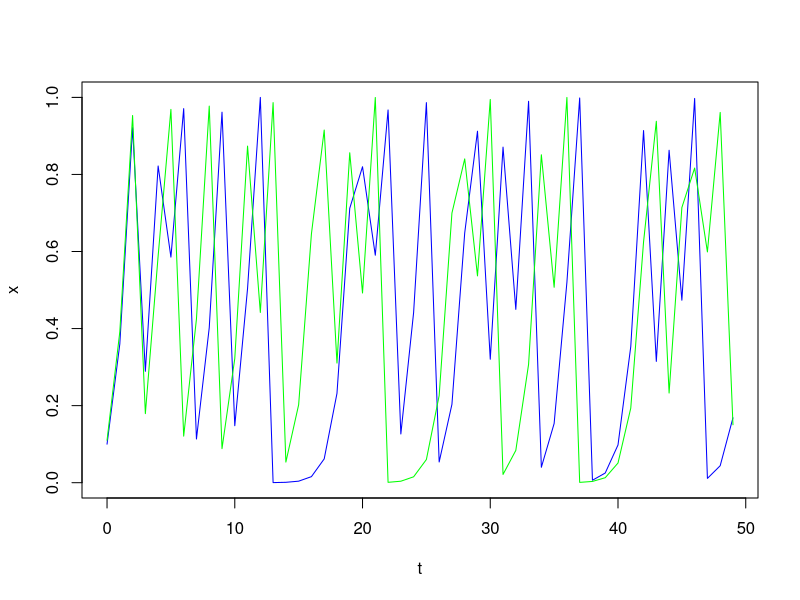

Generate this figure with R:
logistic.map <- function(r, x, N, M){
  ## r: bifurcation parameter
  ## x: initial value
  ## N: number of iteration
  ## M: number of iteration points to be returned
  z <- 1:N
  z[1] <- x
  for(i in c(1:(N-1))){
    z[i+1] <- r *z[i]  * (1 - z[i])
  }
  ## Return the last M iterations 
  z[c((N-M):N)]
}



x1 = logistic.map(4, 0.1, 50, 50)
x2 = logistic.map(4, 0.11, 50, 50)
t = 0:(length(x1)-1)
plot(t, x1, type="l", xlab="t", ylab="x", col="Blue")
lines(x=t, y=x2, col="Green")
